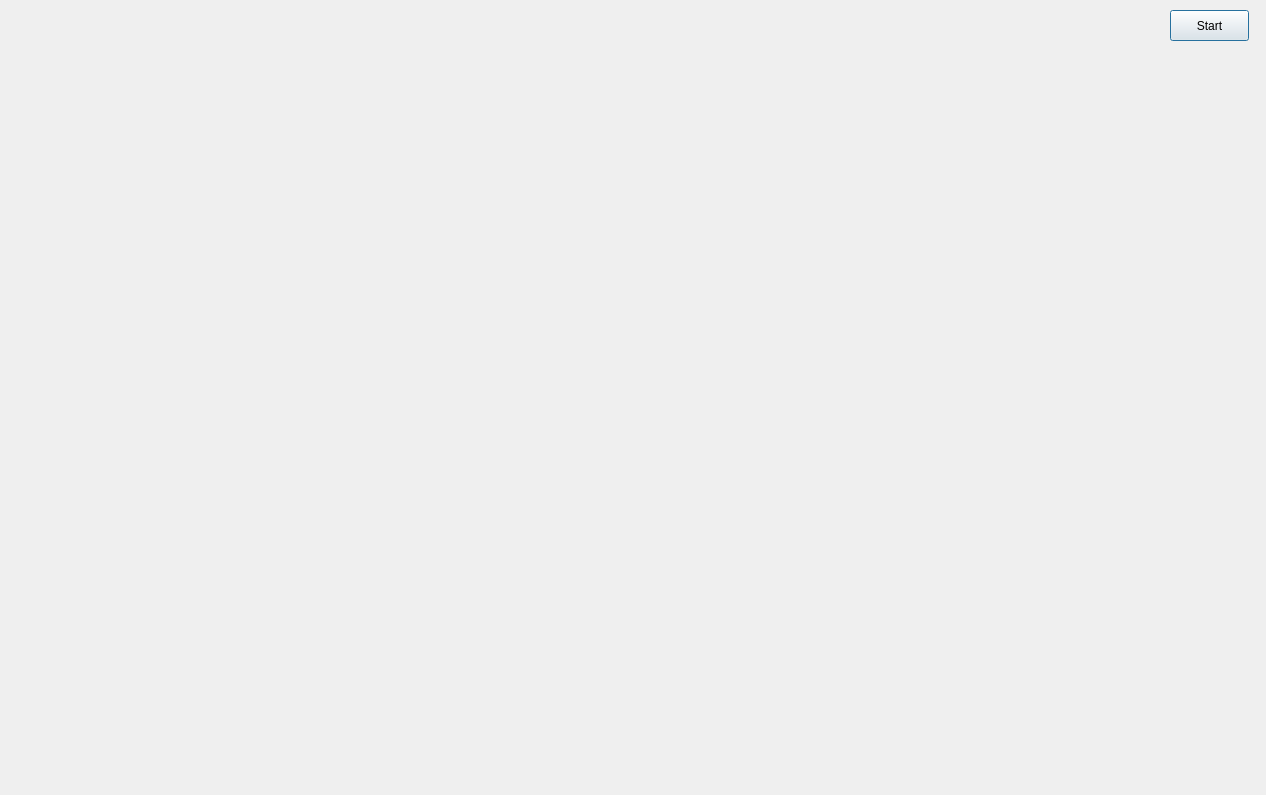
<?xml version="1.0" encoding="UTF-8"?>
<ui version="4.0">
 <class>KSJSCZDemoMainWindow</class>
 <widget class="QDialog" name="KSJSCZDemoMainWindow">
  <property name="geometry">
   <rect>
    <x>0</x>
    <y>0</y>
    <width>1266</width>
    <height>795</height>
   </rect>
  </property>
  <property name="windowTitle">
   <string>Dialog</string>
  </property>
  <widget class="QPushButton" name="StartCapturePushButton">
   <property name="geometry">
    <rect>
     <x>1170</x>
     <y>10</y>
     <width>79</width>
     <height>31</height>
    </rect>
   </property>
   <property name="text">
    <string>Start</string>
   </property>
  </widget>
 </widget>
 <resources/>
 <connections/>
</ui>
